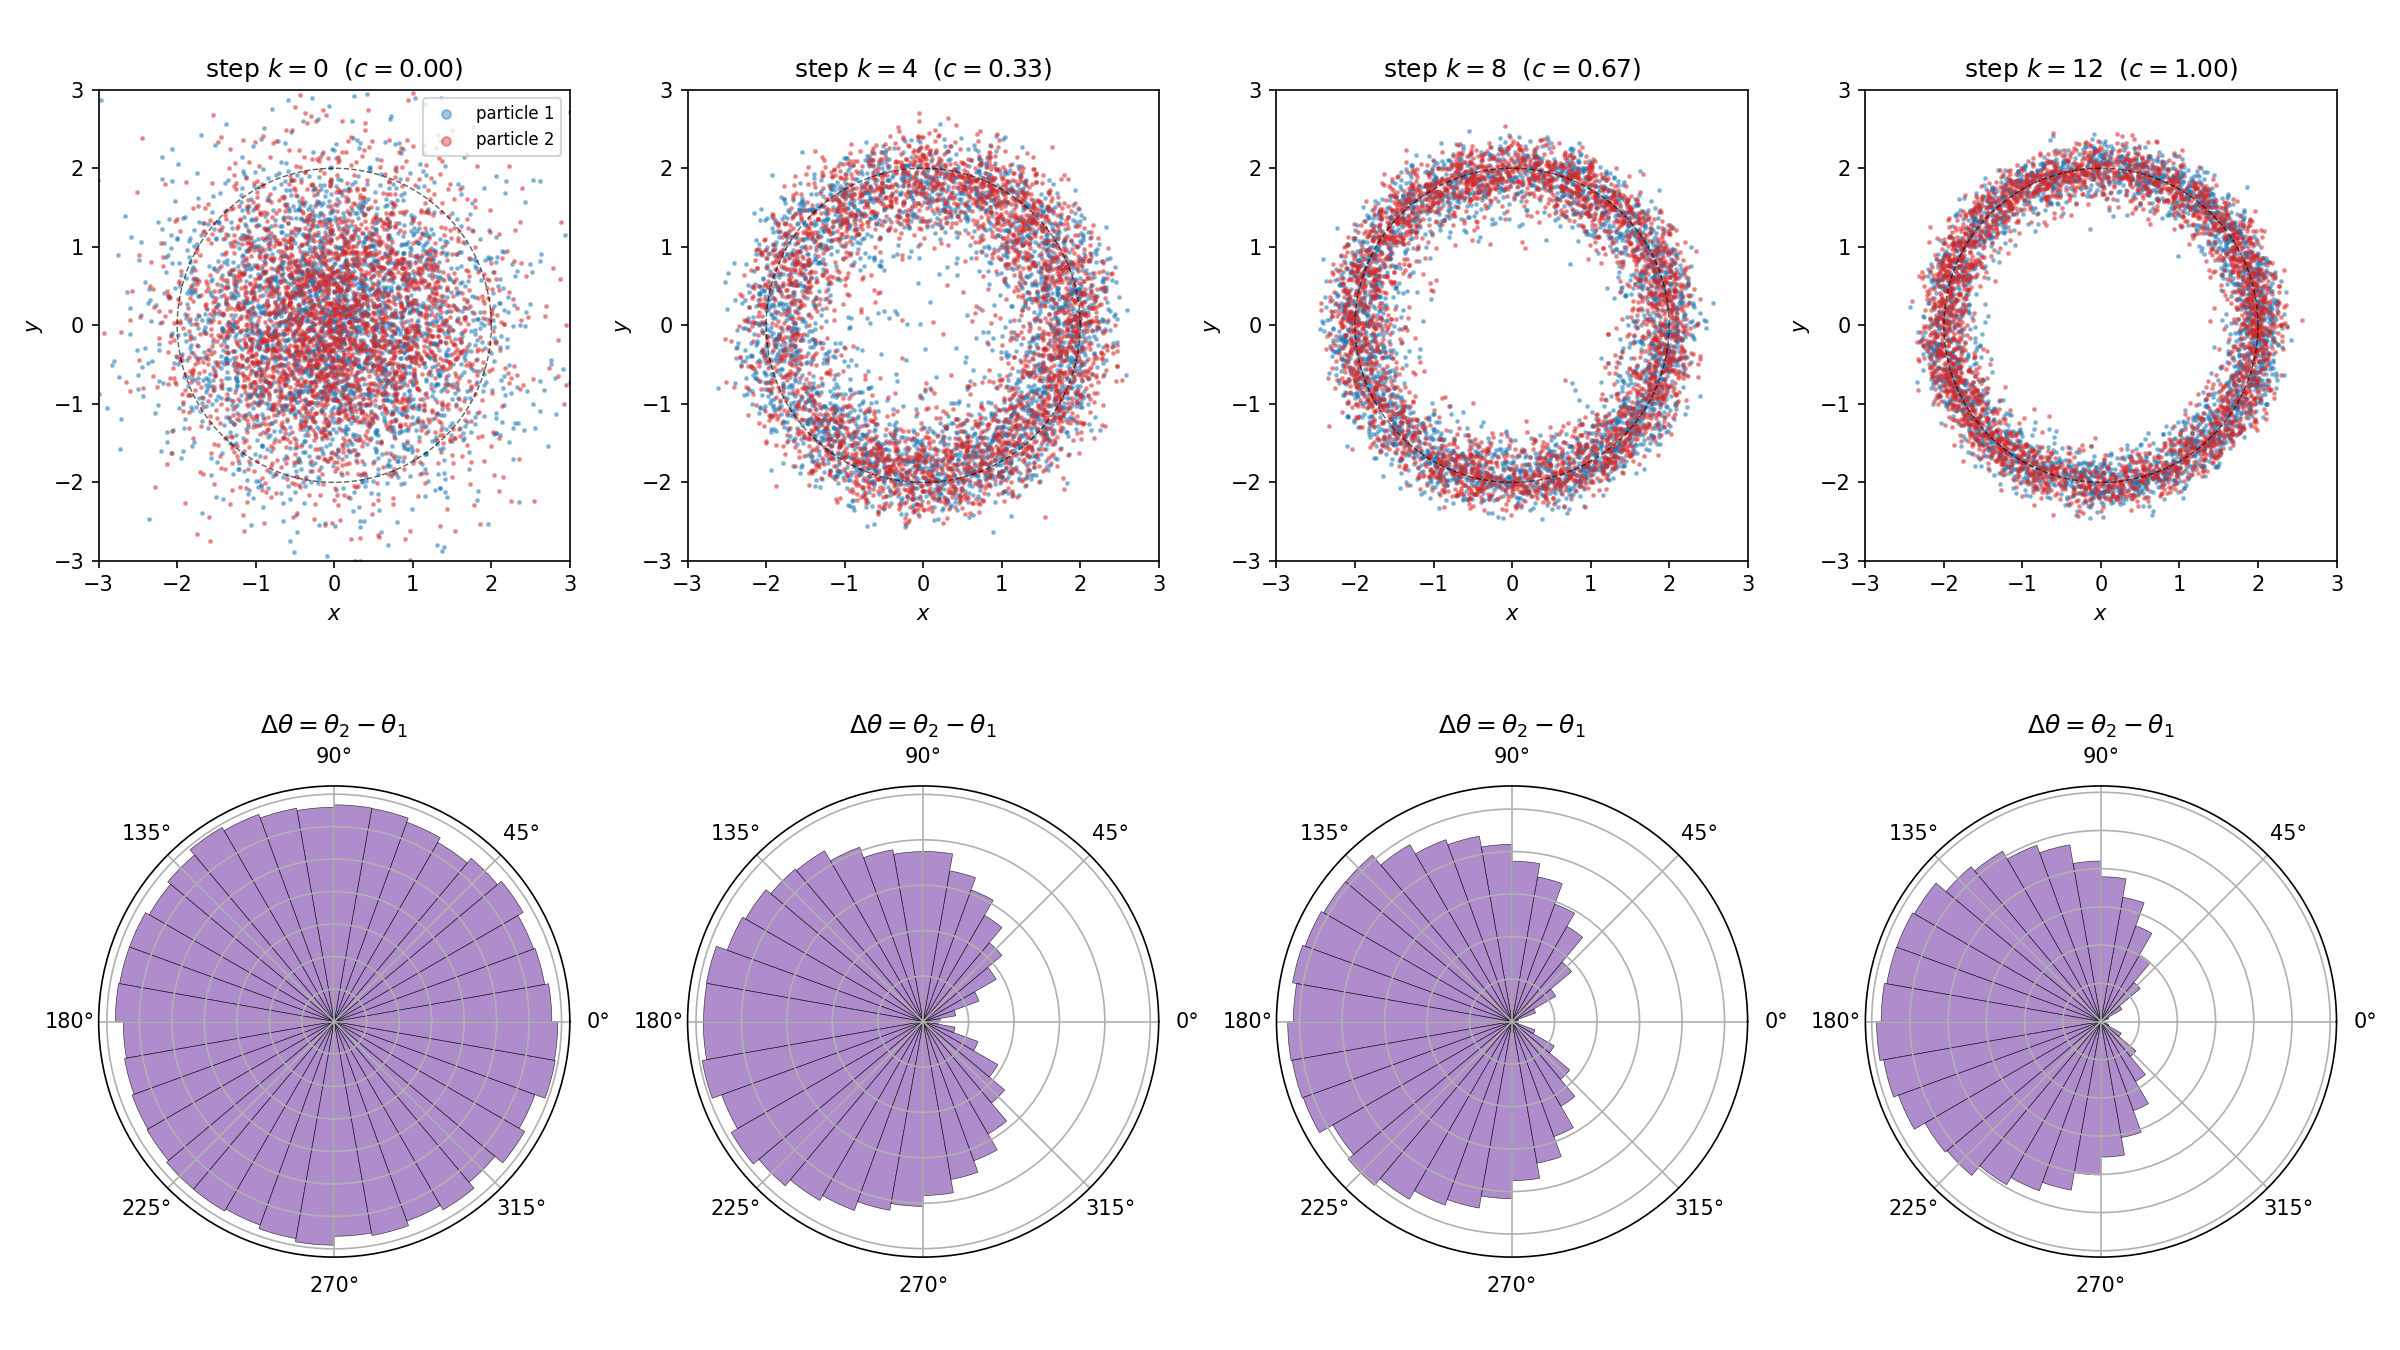

Python code for this plot:
# pyright: reportArgumentType=false, reportCallIssue=false

from pathlib import Path

import torch
from zflows.potential import Potential, Gaussian, Linear_Combination
from zflows.flow import NSF
import zflows.loss
from zflows.utils import (
    compute_ESS_log, resample, rejuvenation, importance_weights_log,
    set_cache_size_limit, suppress_warnings,
)

# Silence Triton autotune / Inductor / Dynamo / Python warnings, and
# give Dynamo cache headroom for the per-rung compiles (one loss per
# bridge with c_k baked in, plus enable_grad / enable_eval on U_curr).
suppress_warnings()
set_cache_size_limit(32)

HERE = Path(__file__).resolve().parent

device = 'cuda' if torch.cuda.is_available() else 'cpu'
torch.manual_seed(0)

# source: U_source(x) = (|r1|^2 + |r2|^2) / 2     (standard 4D Gaussian)
u_source = Gaussian(mean=[0.0] * 4, variance=[1.0] * 4).to(device)

# target: two charged particles in R^2, soft-annular trap + regularized 3D Coulomb.
# x = (x1, x2) in R^4, x_i in R^2
# U_target(x) = a * [(|x1|^2 - r0^2)^2 + (|x2|^2 - r0^2)^2]
#             + q2 / sqrt(|x1 - x2|^2 + eps^2)
class U_target(Potential):
    """
    Two particles on a soft annulus in R^2, repelling via a regularized
    3D Coulomb interaction. The regularization eps = 1e-3 is small enough
    that the target behaves like a true 3D Coulomb away from collisions,
    yet large enough that gradients stay finite for training.
    """
    def __init__(self, r0: float = 2.0, a: float = 1.0, q2: float = 4.0, eps: float = 1e-3):
        super().__init__()
        self.r0 = r0
        self.a = a
        self.q2 = q2
        self.eps = eps
    def forward(self, x: torch.Tensor) -> torch.Tensor:
        x1, x2 = x[:, :2], x[:, 2:]
        sq1 = (x1 ** 2).sum(dim=-1) # [N]
        sq2 = (x2 ** 2).sum(dim=-1) # [N]
        conf = self.a * ((sq1 - self.r0 ** 2) ** 2 + (sq2 - self.r0 ** 2) ** 2)
        d2 = ((x1 - x2) ** 2).sum(dim=-1) # [N]
        coul = self.q2 / (d2 + self.eps ** 2).sqrt()
        return conf + coul

u_target = U_target(r0=2.0, a=1.0, q2=4.0).to(device) # eps = 1e-3 (default)

PT_PATH = HERE / "4D_Boltzmann_generator.pth"

if PT_PATH.exists():
    print(f"found existing {PT_PATH}, loading history (skipping training)")
    saved = torch.load(PT_PATH, weights_only=False)
    x_valid_history: list[torch.Tensor] = saved["x_valid_history"]
    ess_history: list[float] = saved["ess_history"]
    print(f"loaded {len(x_valid_history)} x_valid snapshots and {len(ess_history)} ESS values")
else:
    # initialize Neural Spline Flow (NSF) on the box [-3, 3]^4
    # - covers the bulk of the 4D Gaussian source (~3-sigma per coord)
    # - and the annular target (|x_i| concentrates near r0=2, fits in [-3, 3]^2 per particle)
    flow = NSF(
        a=[-3.0, -3.0, -3.0, -3.0],
        b=[ 3.0,  3.0,  3.0,  3.0],
        bins=12, transforms=4, hidden_features=(128, 128),
    ).to(device)

    # training parameters
    N_TRAIN: int = 40000  # number of training samples
    N_VALID: int = 120000 # number of validation samples
    LR: float = 1e-3 # learning rate
    BATCH: int = 2000 # batch size
    EPOCH: int = 40 # number of epochs

    # validation samples: at step k = 0 they are drawn from U_0 = U_source;
    # at the end of step k they are samples (approximately) from U_k.
    x_valid_prev = u_source.samples(N_VALID) # [N_VALID, 4]

    M = 12 # number of annealing steps; ladder has M+1 rungs c_0, c_1, ..., c_M
    c_list = torch.linspace(0, 1, M + 1) # c_k = k / M

    # snapshots of x_valid at each rung: index k holds samples (~) from mu_k
    x_valid_history: list[torch.Tensor] = [x_valid_prev.detach().cpu()]
    ess_history: list[float] = [] # ESS measured at the flow proposal in each of the M steps

    optimizer = torch.optim.Adam(flow.parameters(), lr=LR)

    # Captured-once forward bijection: optimizer.step() updates flow's
    # nn.Parameters in-place, and the lazy Transform machinery re-reads
    # them by attribute access on every forward, so reusing F across
    # anneal steps is correct and saves one ComposedTransform-construction
    # per batch.
    F = flow.t()

    # Annealed reverse-KL loss: U_curr(y) = (1 - c) * U_source(y) + c * U_target(y).
    # c is baked into the captured closure of compile_raw (one fresh
    # compile per rung); we deliberately avoid compile_beta here because
    # bridge interpolation between two different potentials is a
    # different operation than the high->low-temp tempering compile_beta
    # is designed for.
    def reverse_KL_annealed(x: torch.Tensor, src: Potential, tgt: Potential, F, c: float) -> torch.Tensor:
        y, ladj = F.call_and_ladj(x)
        return ((1.0 - c) * src(y) + c * tgt(y) - ladj).mean()

    # annealed Boltzmann generator: for each k = 1, ..., M, train the flow
    # using the previous and current bridges
    #     U_{k-1} = (1 - c_{k-1}) * U_source + c_{k-1} * U_target
    #     U_k     = (1 - c_k)     * U_source + c_k     * U_target
    for k in range(1, M + 1):
        c_p = c_list[k - 1].item()
        c_k = c_list[k    ].item()
        U_prev = Linear_Combination([u_target, u_source], [c_p, 1.0 - c_p])
        U_curr = Linear_Combination([u_target, u_source], [c_k, 1.0 - c_k])
        print(f"=== step {k}/{M}   c_{k-1} = {c_list[k-1].item():.3f}  ->  c_{k} = {c_k:.3f} ===")

        # (1) resample N_TRAIN training samples from x_valid_prev (~ mu_{k-1})
        idx = torch.randint(0, N_VALID, (N_TRAIN,), device=device)
        x_train_prev = x_valid_prev[idx]

        # (2) train the flow: reverse KL from x_train_prev (~mu_{k-1}) to U_curr (mu_k).
        # The U_{k-1}(x) term in the reverse-KL objective is parameter-independent,
        # so baking c_k into the annealed loss above gives the right
        # gradient directly. One fresh compile per rung; cache headroom
        # is set above.
        loss_fn = zflows.loss.compile_raw(reverse_KL_annealed, u_source, u_target, F, c_k)
        for epoch in range(EPOCH):
            perm = torch.randperm(N_TRAIN, device=device)
            epoch_loss, n_batches = 0.0, 0
            for start in range(0, N_TRAIN, BATCH):
                x_batch = x_train_prev[perm[start:start + BATCH]]
                loss = loss_fn(x_batch)
                optimizer.zero_grad()
                loss.backward()
                optimizer.step()
                epoch_loss += loss.item()
                n_batches += 1
            if (epoch + 1) % 5 == 0 or epoch == EPOCH - 1:
                print(f"  epoch {epoch+1:>3}/{EPOCH}   KL_loss = {epoch_loss / n_batches:.6f}")

        # (3) push validation samples through the trained flow, IS-correct, resample
        with torch.no_grad():
            y_pf, _ = flow.t().call_and_ladj(x_valid_prev) # F(x_valid_prev) for resampling
            log_w = importance_weights_log(x_valid_prev, source=U_prev, target=U_curr, F=flow.t())
            ess = compute_ESS_log(log_w)
            print(f"  ESS = {ess.item():.4f}")
            ess_history.append(ess.item())
            w = (log_w - log_w.max()).exp()
            y_resampled = resample(y_pf, w)

        # (4) rejuvenate against U_curr to break duplicates and decorrelate
        U_curr.enable_grad() # opt-in: compiled vmap(grad(forward)) for ULA / MALA proposal
        U_curr.enable_eval() # opt-in: compiled forward, used by MALA accept/reject
        x_valid_curr = rejuvenation(y_resampled, potential=U_curr, adjust=True, chunk=4)

        # (5) only x_valid_curr is carried into the next step;
        # also snapshot it (CPU copy) for the saved trajectory
        x_valid_prev = x_valid_curr
        x_valid_history.append(x_valid_curr.detach().cpu())

    # save x_valid at all M+1 rungs (indexed 0..M) and the per-step ESS;
    # flow weights are not stored.
    torch.save(
        {"x_valid_history": x_valid_history, "ess_history": ess_history},
        PT_PATH,
    )
    print(f"saved {len(x_valid_history)} x_valid snapshots and {len(ess_history)} ESS values to {PT_PATH}")

# Console: print ess_history per anneal step
print()
print("ESS history (per anneal step):")
for k, e in enumerate(ess_history, start=1):
    print(f"  step {k:>2}: ESS = {e:.4f}")

# Plot snapshots at steps k = 0, 4, 8, 12 in two rows.
#
# Row 1 (Cartesian): scatter BOTH particles' (x, y) positions in R^2
#   in different colors. Shows the *marginal* annulus formation: as
#   k grows, both clouds collapse from a Gaussian blob at the origin
#   onto a ring of radius r0 = 2. The dashed black circle marks r0.
#
# Row 2 (S^1 polar histogram): distribution of the relative angle
#   Δθ = θ_2 - θ_1 ∈ [-π, π], where θ_i = atan2(y_i, x_i).
#   This is the *joint* signal hidden by row 1's rotational symmetry:
#     k=0 (Gaussian source): θ_1, θ_2 are independent uniforms, so Δθ
#         is uniform on the circle — the polar histogram is flat,
#         |Δθ| has mean π/2 (= 90°);
#     k=M (target): Coulomb repulsion drives the particles antipodal,
#         so Δθ concentrates near ±π (= 180°) — visible as a tall bar
#         on the left side of the polar plot.
# ---------------------------------------------------------------
import math
import matplotlib.pyplot as plt

steps_to_plot = [0, 4, 8, 12]
M_total = len(x_valid_history) - 1
N_PLOT = 3000
N_BINS = 36 # angular bins, 10 degrees each

theta_grid = torch.linspace(0, 2 * math.pi, 200)
ring_x = (2.0 * torch.cos(theta_grid)).numpy()
ring_y = (2.0 * torch.sin(theta_grid)).numpy()

fig = plt.figure(figsize=(4 * len(steps_to_plot), 9))

for col, k in enumerate(steps_to_plot):
    x_k = x_valid_history[k]
    c_k = k / M_total

    # ---- Row 1: 2D scatter of both particles ----
    ax = fig.add_subplot(2, len(steps_to_plot), col + 1)
    idx = torch.randperm(x_k.shape[0])[:N_PLOT]
    pts = x_k[idx].numpy()
    ax.scatter(pts[:, 0], pts[:, 1], s=2, alpha=0.4, color="tab:blue", label="particle 1")
    ax.scatter(pts[:, 2], pts[:, 3], s=2, alpha=0.4, color="tab:red",  label="particle 2")
    ax.plot(ring_x, ring_y, color="black", lw=0.7, ls="--", alpha=0.6)
    ax.set_xlim(-3, 3)
    ax.set_ylim(-3, 3)
    ax.set_aspect("equal")
    ax.set_xlabel(r"$x$")
    ax.set_ylabel(r"$y$")
    ax.set_title(f"step $k={k}$  ($c={c_k:.2f}$)")
    if col == 0:
        ax.legend(loc="upper right", fontsize=8, markerscale=3)

    # ---- Row 2: polar histogram of Δθ = θ_2 - θ_1 on S^1 ----
    ax_p = fig.add_subplot(2, len(steps_to_plot), len(steps_to_plot) + col + 1, projection="polar")
    theta1 = torch.atan2(x_k[:, 1], x_k[:, 0])
    theta2 = torch.atan2(x_k[:, 3], x_k[:, 2])
    delta = ((theta2 - theta1 + math.pi) % (2 * math.pi)) - math.pi # in (-π, π]
    counts = torch.histc(delta, bins=N_BINS, min=-math.pi, max=math.pi)
    width = 2 * math.pi / N_BINS
    bin_centers = torch.linspace(-math.pi + width / 2, math.pi - width / 2, N_BINS)
    ax_p.bar(bin_centers.numpy(), counts.numpy(), width=width,
             color="tab:purple", alpha=0.75, edgecolor="black", linewidth=0.3)
    ax_p.set_yticklabels([]) # de-clutter; only the angular shape matters
    ax_p.set_title(r"$\Delta\theta = \theta_2 - \theta_1$")

plt.tight_layout()
plt.savefig(HERE / "4D_Boltzmann_generator.png", dpi=150)
plt.show()
